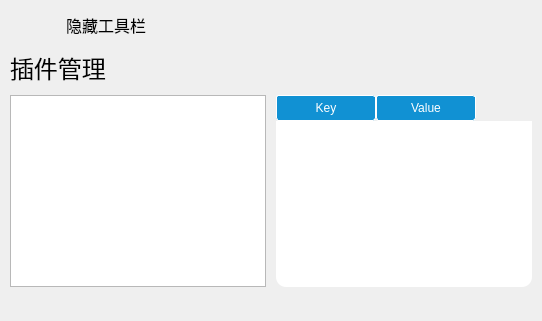
     <widget class="QWidget" name="tab_4">
      <attribute name="title">
       <string>工具栏设置</string>
      </attribute>
      <layout class="QVBoxLayout" name="verticalLayout_5" stretch="0,1,14514,0">
       <property name="spacing">
        <number>10</number>
       </property>
       <property name="leftMargin">
        <number>10</number>
       </property>
       <property name="topMargin">
        <number>10</number>
       </property>
       <property name="rightMargin">
        <number>10</number>
       </property>
       <property name="bottomMargin">
        <number>10</number>
       </property>
       <item>
        <widget class="QCheckBox" name="chkHide">
         <property name="maximumSize">
          <size>
           <width>16777215</width>
           <height>30</height>
          </size>
         </property>
         <property name="font">
          <font>
           <pointsize>12</pointsize>
          </font>
         </property>
         <property name="styleSheet">
          <string notr="true">QCheckBox{
border:none;
}

QCheckBox::indicator{/*选择框尺寸*/
    border: 0px solid #b1b1b1;
	width: 50px;
	height: 50px;
}
QCheckBox::indicator:unchecked{
image:url(&quot;:/res/checkbutton/unchecked.png&quot;);
}
QCheckBox::indicator:checked{
image:url(&quot;:/res/checkbutton/checked.png&quot;);
}
QCheckBox:hover{
color:#1191d3;
}</string>
         </property>
         <property name="text">
          <string>隐藏工具栏</string>
         </property>
        </widget>
       </item>
       <item>
        <widget class="QLabel" name="label_7">
         <property name="font">
          <font>
           <pointsize>18</pointsize>
          </font>
         </property>
         <property name="text">
          <string>插件管理</string>
         </property>
        </widget>
       </item>
       <item>
        <layout class="QHBoxLayout" name="horizontalLayout_10" stretch="0,1">
         <item>
          <widget class="QListWidget" name="pluginList">
           <property name="font">
            <font>
             <pointsize>12</pointsize>
            </font>
           </property>
          </widget>
         </item>
         <item>
          <widget class="QTableWidget" name="pluginInfo">
           <property name="styleSheet">
            <string notr="true">QTableWidget{
background:#ffffff;
border-radius:10px;
}
QTableWidget::item{
border:none;
border-radius:3px;
}
QTableWidget::item:selected{
background:#1191d3;
}
QTableWidget::item:hover{
color:#000000;
background:rgb(217, 217, 217);
}
QHeaderView::section{
border:1px solid white;
border-radius:3px;
text-align:center;
background:#1191d3;
padding:3px;
color:#ffffff;

}
QScrollBar::handle:vertical{
background:#1191d3;

}</string>
           </property>
           <column>
            <property name="text">
             <string>Key</string>
            </property>
           </column>
           <column>
            <property name="text">
             <string>Value</string>
            </property>
           </column>
          </widget>
         </item>
        </layout>
       </item>
       <item>
        <widget class="QLabel" name="status_bar">
         <property name="text">
          <string/>
         </property>
        </widget>
       </item>
      </layout>
     </widget>
